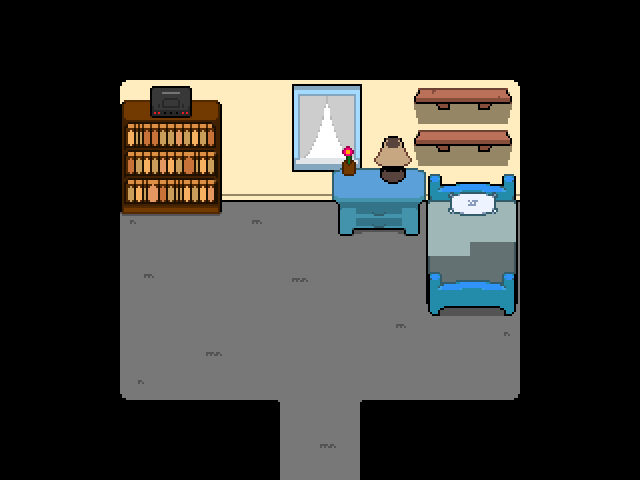

A level layout from a 2D game, rendered from its tile map. Below: a short description, then the map file with its tile-grid data intact:
An orthogonal 16x12 tile map with 40x40 px tiles, 1 tile layer (Tile Layer 1), 2 tilesets and 18 objects (5x interactable, transition, Computer, spawn, entry).

<map version="1.10" tiledversion="1.12.2" orientation="orthogonal" renderorder="right-down" width="16" height="12" tilewidth="40" tileheight="40" infinite="0" nextlayerid="6" nextobjectid="33">
 <editorsettings>
  <export target="room_cesar.lua" format="lua" />
 </editorsettings>
 <properties>
  <property name="light" type="bool" value="true" />
 </properties>
 <tileset firstgid="1" source="../tilesets/room_cesar.tsx" />
 <tileset firstgid="193" source="../tilesets/Objects.tsx" />
 <layer id="1" name="Tile Layer 1" width="16" height="12">
  <data encoding="csv">
1,2,3,4,5,6,7,8,9,10,11,12,13,14,15,16,
17,18,19,20,21,22,23,24,25,26,27,28,29,30,31,32,
33,34,35,36,37,38,39,40,41,42,43,44,45,46,47,48,
49,50,51,52,53,54,55,56,57,58,59,60,61,62,63,64,
65,66,67,68,69,70,71,72,73,74,75,76,77,78,79,80,
81,82,83,84,85,86,87,88,89,90,91,92,93,94,95,96,
97,98,99,100,101,102,103,104,105,106,107,108,109,110,111,112,
113,114,115,116,117,118,119,120,121,122,123,124,125,126,127,128,
129,130,131,132,133,134,135,136,137,138,139,140,141,142,143,144,
145,146,147,148,149,150,151,152,153,154,155,156,157,158,159,160,
161,162,163,164,165,166,167,168,169,170,171,172,173,174,175,176,
177,178,179,180,181,182,183,184,185,186,187,188,189,190,191,192
</data>
 </layer>
 <objectgroup color="#ff0000" id="2" name="objects_party">
  <object id="6" name="interactable" x="430" y="200" width="84" height="100">
   <properties>
    <property name="solid" value="true" />
    <property name="text" value="* My bed." />
   </properties>
  </object>
  <object id="7" name="interactable" x="120" y="160" width="102" height="50">
   <properties>
    <property name="text1">* My old books. [wait:10]
I don't read them as often.</property>
   </properties>
  </object>
  <object id="8" name="interactable" x="300" y="150" width="50" height="50">
   <properties>
    <property name="text1" value="* It's a beautiful day outside." />
   </properties>
  </object>
  <object id="9" name="transition" x="280" y="480" width="80" height="40">
   <properties>
    <property name="map" value="hallway" />
    <property name="marker" value="spawn" />
   </properties>
  </object>
  <object id="17" gid="199" x="440" y="400" width="74" height="60" />
  <object id="23" name="interactable" x="129.641" y="366.123" width="92" height="54">
   <properties>
    <property name="cutscene" value="events.desk" />
    <property name="solid" type="bool" value="true" />
   </properties>
  </object>
  <object id="24" name="interactable" x="457.318" y="355.394" width="55.0819" height="38.0945">
   <properties>
    <property name="solid" type="bool" value="true" />
    <property name="text" value="* It's a cage. I found it in a dumpster." />
   </properties>
  </object>
 </objectgroup>
 <objectgroup id="5" name="objects_party_top">
  <object id="18" name="Computer" gid="193" x="129" y="400" width="92" height="54" />
  <object id="28" x="190.885" y="387.134">
   <point />
  </object>
  <object id="29" x="147.522" y="386.24">
   <point />
  </object>
 </objectgroup>
 <objectgroup color="#ffaaff" id="4" name="markers">
  <object id="10" name="spawn" x="320" y="280">
   <point />
  </object>
  <object id="12" name="entry" x="320" y="440">
   <point />
  </object>
 </objectgroup>
 <objectgroup color="#5500ff" id="3" name="collision">
  <object id="1" x="40" y="400" width="240" height="80" />
  <object id="2" x="80" y="0" width="40" height="400" />
  <object id="3" x="120" y="160" width="400" height="40" />
  <object id="4" x="360" y="400" width="240" height="80" />
  <object id="5" x="520" y="120" width="80" height="280" />
  <object id="31" x="330.807" y="168.98" width="95.4514" height="68.1822" />
 </objectgroup>
</map>
